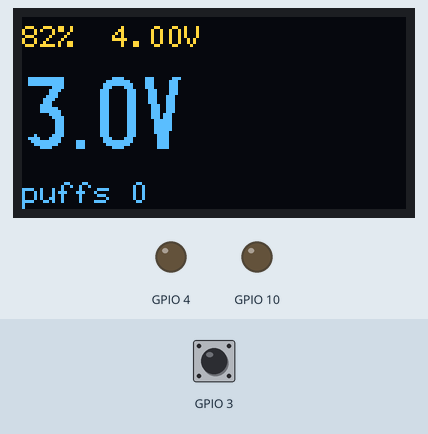
Simulated run of this program. Board: Seeed XIAO ESP32-C3. On the bench: 128×64 one-colour display, output pins drawn as LEDs (lit = HIGH). The inputs (shaded band) are chosen by the test bench; at power-on: GPIO 3 LOW. The OLED is the two-colour kind (top 16 rows yellow); storage starts empty; EEPROM starts erased; what the program prints to the serial monitor is not drawn.

Above: at 1.4 s.
1.5 s: GPIO 3 pulled HIGH for 1 s
At 3.1 s:
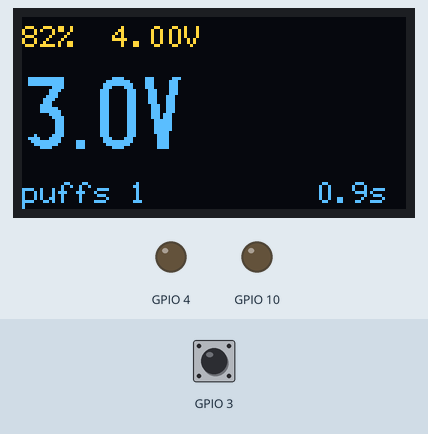
4.0 s: GPIO 3 pulled HIGH for 3.2 s
At 5.2 s:
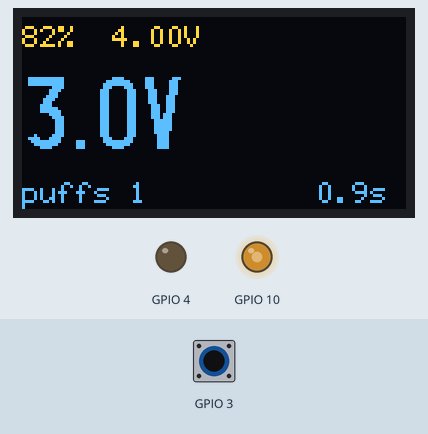
13.2 s: GPIO 3 pulsed HIGH 5 times (0.12 s each, 0.3 s apart)
At 16.7 s:
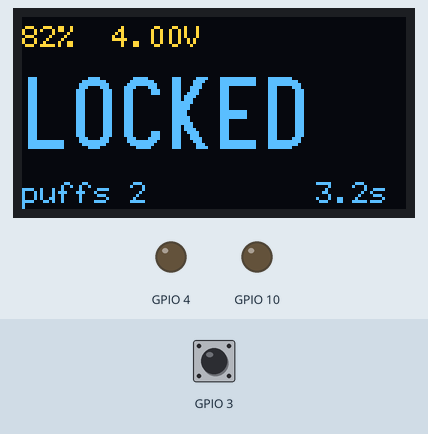
Timing chart, 0 to 17.9 s (numbered marks = the images above; inputs shaded):
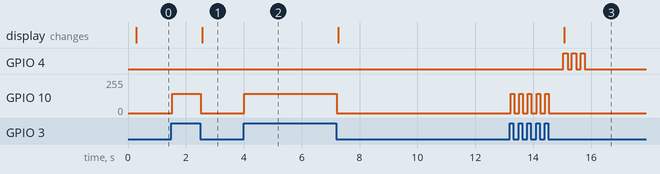

The program:

main.cpp
```cpp
// Puff — stage 1 firmware (logic prototype, USB powered, LED as coil).
//
// Loop order matters: read inputs -> safety decision -> drive output. The
// output is only ever on while Safety says firing() and nothing has stopped it
// this iteration.
#include <Arduino.h>
#include <Preferences.h>
#include <esp_task_wdt.h>

#include "Button.h"
#include "Display.h"
#include "OutputMath.h"
#include "PuffLog.h"
#include "Safety.h"
#include "StatusLed.h"
#include "config.h"
#include "hal/Hal.h"
#include "net/Ota.h"
#include "net/WifiSync.h"

using puff::FireBlock;

// Bench builds (-DPUFF_BENCH=1, env xiao_esp32c3_bench) lift the charging
// lockout so the board can fire with USB attached and serial open. Never
// flash a bench build onto a device that leaves the bench.
#ifndef PUFF_BENCH
#define PUFF_BENCH 0
#endif
static puff::SafetyConfig makeSafetyConfig() {
  puff::SafetyConfig cfg;
  cfg.allowFireWhileCharging = (PUFF_BENCH != 0);
  return cfg;
}
static puff::Safety safety(makeSafetyConfig());
static puff::Debouncer debouncer(DEBOUNCE_MS);
static puff::ClickCounter clicks(CLICK_MAX_MS, CLICK_GAP_MS);
static puff::VoltagePresets presets;
static PuffLog puffLog;
static StatusLed status;
static Display display;
static uint32_t puffCount = 0;   // cached for the screen
static uint32_t lastPuffMs = 0;
constexpr uint32_t WATCHDOG_S = 8;  // loop stalled this long = reboot (output is off after reset)
static Preferences settings;
static char deviceId[13];

// Current puff in progress.
struct ActivePuff {
  bool active = false;
  uint32_t startMs = 0;
  uint32_t startEpoch = 0;
  uint16_t targetMv = 0;
  uint16_t outputMv = 0;
  uint16_t batteryMv = 0;
} puffNow;

static puff::SafetyInputs readInputs(uint32_t now) {
  return puff::SafetyInputs{now, hal::batteryMv(), hal::charging(), hal::coilMilliOhm()};
}

// ---------------------------------------------------------------------------
// Firing

static void driveOutput(uint16_t batteryMv) {
  float duty = puff::rmsDuty(presets.currentMv(), batteryMv);
  hal::outputWrite(puff::dutyToCounts(duty, PWM_BITS));
}

static void startPuff(uint32_t now) {
  puff::SafetyInputs in = readInputs(now);
  FireBlock b = safety.requestFire(in);
  if (b != FireBlock::None) {
    hal::outputOff();
    if (b != FireBlock::AwaitingRelease) {
      Serial.printf("fire refused: %s\n", puff::fireBlockName(b));
      status.blink(b == FireBlock::Locked ? 2 : 6, 60, 60, now);
    }
    return;
  }
  puffNow.active = true;
  puffNow.startMs = now;
  puffNow.startEpoch = net::epochNow();
  puffNow.targetMv = presets.currentMv();
  puffNow.batteryMv = in.batteryMv;
  puffNow.outputMv = puff::effectiveOutputMv(puffNow.targetMv, in.batteryMv);
  driveOutput(in.batteryMv);
}

static void finishPuff(uint32_t now, FireBlock reason) {
  hal::outputOff();
  if (!puffNow.active) return;
  puffNow.active = false;

  uint32_t duration = now - puffNow.startMs;
  if (duration > safety.config().maxFireMs) duration = safety.config().maxFireMs;
  if (reason != FireBlock::None) {
    Serial.printf("fire stopped: %s after %lu ms\n", puff::fireBlockName(reason),
                  (unsigned long)duration);
  }
  if (duration < MIN_LOGGED_PUFF_MS) return;

  PuffRecord rec = {};
  rec.started_ms = puffNow.startMs;
  rec.started_epoch = puffNow.startEpoch;
  rec.duration_ms = duration;
  rec.target_mv = puffNow.targetMv;
  rec.output_mv = puffNow.outputMv;
  rec.battery_mv = puffNow.batteryMv;
  rec.end_reason = static_cast<uint8_t>(reason);
  rec.fw_version = kFwVersionPacked;
  lastPuffMs = duration;
  if (puffLog.append(rec)) {
    puffCount++;
    Serial.printf("puff #%lu %lu ms @ %u mV\n", (unsigned long)rec.id,
                  (unsigned long)duration, rec.output_mv);
  } else {
    Serial.println("ERROR: puff log write failed");
  }
}

// ---------------------------------------------------------------------------
// Clicks

static void handleClicks(uint8_t n, uint32_t now) {
  if (safety.onClicks(n)) {
    settings.putBool("locked", safety.locked());
    Serial.println(safety.locked() ? "locked" : "unlocked");
    status.blink(safety.locked() ? 3 : 1, safety.locked() ? 150 : 600, 150, now);
    return;
  }
  if (n == PRESET_CLICKS && !safety.locked()) {
    uint16_t mv = presets.next();
    settings.putUChar("preset", presets.index());
    Serial.printf("target %u mV\n", mv);
    status.blink(presets.index() + 1, 120, 180, now);
  }
}

// ---------------------------------------------------------------------------
// Serial console

static void printCsvHeader() {
  Serial.println("id,device_id,boot_id,started_ms,started_epoch,duration_ms,"
                 "target_mv,output_mv,battery_mv,end_reason,firmware_version,synced");
}

static void printCsvRow(const PuffRecord& r, void*) {
  Serial.printf("%lu,%s,%lu,%lu,%lu,%lu,%u,%u,%u,%s,%lu.%lu.%lu,%d\n",
                (unsigned long)r.id, deviceId, (unsigned long)r.boot_id,
                (unsigned long)r.started_ms, (unsigned long)r.started_epoch,
                (unsigned long)r.duration_ms, r.target_mv, r.output_mv, r.battery_mv,
                puff::fireBlockName(static_cast<FireBlock>(r.end_reason)),
                (unsigned long)(r.fw_version >> 16), (unsigned long)((r.fw_version >> 8) & 0xFF),
                (unsigned long)(r.fw_version & 0xFF), r.id <= puffLog.syncedThrough() ? 1 : 0);
}

static void printStatus() {
  Serial.printf("Puff fw %s stage %d device %s boot %lu\n", FW_VERSION_STRING, PUFF_STAGE,
                deviceId, (unsigned long)puffLog.bootId());
#if PUFF_BENCH
  Serial.println("*** BENCH BUILD: fires while USB is connected. Not for carrying. ***");
#endif
  Serial.printf("locked=%d low_v_lockout=%d firing=%d target=%u mV\n", safety.locked(),
                safety.lowVoltageLockout(), safety.firing(), presets.currentMv());
  Serial.printf("battery=%u mV charging=%d coil=%ld mOhm\n", hal::batteryMv(), hal::charging(),
                (long)hal::coilMilliOhm());
  Serial.printf("log: %lu puffs, next id %lu, synced through %lu\n",
                (unsigned long)puffLog.count(), (unsigned long)puffLog.nextId(),
                (unsigned long)puffLog.syncedThrough());
}

static void printHelp() {
  Serial.println(
      "commands:\n"
      "  status            device state\n"
      "  log               dump puff log as CSV\n"
      "  clear yes         delete all logged puffs\n"
      "  preset <0-4>      set target voltage preset\n"
      "  i2c               list devices on the I2C bus\n"
#if PUFF_STAGE == 1
      "  sim batt <mV>     simulated battery voltage\n"
      "  sim ohm <mOhm>    simulated coil resistance (-1 = sensor fault)\n"
      "  sim chg <0|1>     simulated USB charging\n"
#endif
      "  help");
}

static void handleCommand(char* line) {
  char* cmd = strtok(line, " ");
  if (!cmd) return;
  char* a1 = strtok(nullptr, " ");
  char* a2 = strtok(nullptr, " ");

  if (!strcmp(cmd, "status")) {
    printStatus();
  } else if (!strcmp(cmd, "log")) {
    printCsvHeader();
    puffLog.forEach(printCsvRow, nullptr);
    Serial.println("# end");
  } else if (!strcmp(cmd, "clear")) {
    if (a1 && !strcmp(a1, "yes")) {
      puffLog.clear();
      puffCount = 0;
      Serial.println("log cleared");
    } else {
      Serial.println("type 'clear yes' to delete all puffs");
    }
  } else if (!strcmp(cmd, "i2c")) {
    uint8_t found = 0;
    for (uint8_t addr = 0x08; addr < 0x78; addr++) {
      if (hal::i2cPresent(addr)) {
        Serial.printf("  0x%02x%s\n", addr,
                      addr == I2C_ADDR_OLED ? " (OLED)" : addr == 0x40 ? " (INA260)" : "");
        found++;
      }
      esp_task_wdt_reset();
    }
    Serial.printf("%u device(s). Display %s.\n", found, display.present() ? "in use" : "not found at boot");
  } else if (!strcmp(cmd, "preset") && a1) {
    presets.setIndex(atoi(a1));
    settings.putUChar("preset", presets.index());
    Serial.printf("target %u mV\n", presets.currentMv());
#if PUFF_STAGE == 1
  } else if (!strcmp(cmd, "sim") && a1 && a2) {
    if (!strcmp(a1, "batt")) hal::simSetBatteryMv(atoi(a2));
    else if (!strcmp(a1, "ohm")) hal::simSetCoilMilliOhm(atol(a2));
    else if (!strcmp(a1, "chg")) hal::simSetCharging(atoi(a2) != 0);
    else { printHelp(); return; }
    printStatus();
#endif
  } else {
    printHelp();
  }
}

static void pollSerial() {
  static char buf[64];
  static size_t len = 0;
  while (Serial.available()) {
    char c = Serial.read();
    if (c == '\r') continue;
    if (c == '\n') {
      buf[len] = '\0';
      handleCommand(buf);
      len = 0;
    } else if (len < sizeof(buf) - 1) {
      buf[len++] = c;
    }
  }
}

// ---------------------------------------------------------------------------

void setup() {
  hal::begin();  // output forced off first
  Serial.begin(115200);

  uint64_t mac = ESP.getEfuseMac();
  snprintf(deviceId, sizeof(deviceId), "%012llx", (unsigned long long)mac);

  settings.begin("settings", false);
  safety.setLocked(settings.getBool("locked", false));  // lock survives reboot
  presets.setIndex(settings.getUChar("preset", puff::VoltagePresets::kDefaultIndex));

  if (!puffLog.begin()) Serial.println("ERROR: LittleFS/NVS init failed, puffs will not be logged");

  // Never fire just because the button was already down at boot.
  if (hal::buttonRaw()) safety.requireRelease();

  puffCount = puffLog.count();
  display.begin();

  net::begin();
  ota::begin();

  esp_task_wdt_init(WATCHDOG_S, true);
  esp_task_wdt_add(nullptr);

  delay(200);
  printStatus();
  Serial.println("type 'help' for commands");
}

void loop() {
  const uint32_t now = millis();
  esp_task_wdt_reset();

  pollSerial();

  // 1. Button edges
  if (debouncer.update(hal::buttonRaw(), now)) {
    if (debouncer.pressed()) {
      clicks.onPress(now);
      startPuff(now);
    } else {
      clicks.onRelease(now);
      bool wasFiring = safety.firing();
      safety.onButtonReleased();
      if (wasFiring) finishPuff(now, FireBlock::None);
    }
  }

  // 2. Safety while firing / idle tracking
  if (safety.firing()) {
    puff::SafetyInputs in = readInputs(now);
    FireBlock r = safety.checkWhileFiring(in);
    if (r != FireBlock::None) {
      finishPuff(now, r);  // output off inside
      status.blink(r == FireBlock::Timeout ? 4 : 6, 80, 80, now);
    } else {
      driveOutput(in.batteryMv);  // re-compensate for sag
    }
  } else {
    hal::outputOff();  // belt and braces
    safety.updateIdle(hal::batteryMv());
  }

  // 3. Click groups (lock / preset)
  if (uint8_t n = clicks.poll(now)) handleClicks(n, now);

  status.update(now);
  if (!safety.firing()) {  // a redraw takes ~25 ms; never during a puff
    DisplayView v;
    v.targetMv = presets.currentMv();
    v.batteryMv = hal::batteryMv();
    v.puffs = puffCount;
    v.lastPuffMs = lastPuffMs;
    v.locked = safety.locked();
    v.charging = hal::charging();
    v.lowBattery = safety.lowVoltageLockout();
    v.bench = PUFF_BENCH != 0;
    display.update(now, v);
  }
  net::tick(now, safety.firing(), puffLog);
  ota::tick(now);
}
```

Display.cpp
```cpp
#include "Display.h"

#include <Arduino.h>
#include <U8g2lib.h>

#include "config.h"
#include "hal/Hal.h"

static U8G2_SSD1306_128X64_NONAME_F_HW_I2C oled(U8G2_R0, U8X8_PIN_NONE);

static uint8_t batteryPercent(uint16_t mv) {
  // Resting voltage, rough: 3.3 V (lockout) = 0%, 4.15 V = 100%.
  if (mv <= 3300) return 0;
  if (mv >= 4150) return 100;
  return uint8_t((uint32_t(mv - 3300) * 100) / 850);
}

bool Display::begin() {
  present_ = hal::i2cPresent(I2C_ADDR_OLED);
  if (!present_) return false;
  oled.setBusClock(400000);
  oled.begin();
  oled.setContrast(160);
  return true;
}

void Display::update(uint32_t nowMs, const DisplayView& v) {
  if (!present_) return;
  if (drawn_ && v == shown_) return;
  if (drawn_ && nowMs - lastDrawMs_ < 250) return;  // at most 4 redraws a second
  draw(v);
  shown_ = v;
  drawn_ = true;
  lastDrawMs_ = nowMs;
}

void Display::draw(const DisplayView& v) {
  char buf[24];
  oled.clearBuffer();

  // Top row: battery
  oled.setFont(u8g2_font_6x12_tf);
  snprintf(buf, sizeof(buf), "%u%%  %u.%02uV", batteryPercent(v.batteryMv), v.batteryMv / 1000,
           (v.batteryMv % 1000) / 10);
  oled.drawStr(0, 10, buf);
  if (v.charging) oled.drawStr(104, 10, "CHG");
  else if (v.lowBattery) oled.drawStr(104, 10, "LOW");

  // Middle: target voltage, or the lock
  oled.setFont(u8g2_font_logisoso24_tf);
  if (v.locked) {
    oled.drawStr(0, 44, "LOCKED");
  } else {
    snprintf(buf, sizeof(buf), "%u.%uV", v.targetMv / 1000, (v.targetMv % 1000) / 100);
    oled.drawStr(0, 44, buf);
  }

  // Bottom row: puff count and the last puff's length
  oled.setFont(u8g2_font_6x12_tf);
  snprintf(buf, sizeof(buf), "puffs %lu", (unsigned long)v.puffs);
  oled.drawStr(0, 62, buf);
  if (v.bench) {
    oled.drawStr(92, 62, "BENCH");
  } else if (v.lastPuffMs) {
    snprintf(buf, sizeof(buf), "%lu.%lus", (unsigned long)(v.lastPuffMs / 1000),
             (unsigned long)((v.lastPuffMs % 1000) / 100));
    oled.drawStr(98, 62, buf);
  }
  oled.sendBuffer();
}
```

Display.h
```cpp
// OLED status screen (SSD1306 128x64 on I2C). Optional: if no display answers
// at boot, every call here does nothing.
//
// A full redraw takes about 25 ms on the I2C bus, so main never calls update()
// while firing. The screen simply keeps its last frame during a puff.
#pragma once
#include <stdint.h>

struct DisplayView {
  uint16_t targetMv = 0;
  uint16_t batteryMv = 0;
  uint32_t puffs = 0;
  uint32_t lastPuffMs = 0;
  bool locked = false;
  bool charging = false;
  bool lowBattery = false;
  bool bench = false;

  bool operator==(const DisplayView& o) const {
    return targetMv == o.targetMv && batteryMv / 20 == o.batteryMv / 20 && puffs == o.puffs &&
           lastPuffMs == o.lastPuffMs && locked == o.locked && charging == o.charging &&
           lowBattery == o.lowBattery && bench == o.bench;
  }
};

class Display {
 public:
  bool begin();                       // false = no display found
  bool present() const { return present_; }
  void update(uint32_t nowMs, const DisplayView& v);  // redraws only on change

 private:
  void draw(const DisplayView& v);
  bool present_ = false;
  bool drawn_ = false;
  uint32_t lastDrawMs_ = 0;
  DisplayView shown_;
};
```

PuffLog.cpp
```cpp
#include "PuffLog.h"

#include <LittleFS.h>

static const char* kLogPath = "/puffs.bin";
static const char* kOldPath = "/puffs.old.bin";

static size_t fileSize(const char* path) {
  if (!LittleFS.exists(path)) return 0;
  File f = LittleFS.open(path, "r");
  if (!f) return 0;
  size_t s = f.size();
  f.close();
  return s;
}

bool PuffLog::begin() {
  if (!LittleFS.begin(/*formatOnFail=*/true)) return false;
  if (!prefs_.begin("pufflog", /*readOnly=*/false)) return false;
  nextId_ = prefs_.getUInt("next_id", 1);
  bootId_ = prefs_.getUInt("boot_id", 0) + 1;
  prefs_.putUInt("boot_id", bootId_);
  syncedThrough_ = prefs_.getUInt("synced", 0);
  ready_ = true;
  return true;
}

void PuffLog::rotateIfNeeded() {
  if (fileSize(kLogPath) + sizeof(PuffRecord) <= kMaxFileBytes) return;
  if (LittleFS.exists(kOldPath)) LittleFS.remove(kOldPath);
  LittleFS.rename(kLogPath, kOldPath);
}

bool PuffLog::append(PuffRecord& rec) {
  if (!ready_) return false;
  rec.magic = kPuffMagic;
  rec.id = nextId_;
  rec.boot_id = bootId_;

  rotateIfNeeded();
  File f = LittleFS.open(kLogPath, FILE_APPEND);
  if (!f) return false;
  size_t written = f.write(reinterpret_cast<const uint8_t*>(&rec), sizeof(rec));
  f.close();
  if (written != sizeof(rec)) return false;

  nextId_++;
  prefs_.putUInt("next_id", nextId_);
  return true;
}

static void visitFile(const char* path, PuffLog::Visitor fn, void* ctx) {
  if (!LittleFS.exists(path)) return;
  File f = LittleFS.open(path, "r");
  if (!f) return;
  PuffRecord rec;
  while (f.read(reinterpret_cast<uint8_t*>(&rec), sizeof(rec)) == sizeof(rec)) {
    if (rec.magic == kPuffMagic) fn(rec, ctx);
  }
  f.close();
}

void PuffLog::forEach(Visitor fn, void* ctx) const {
  if (!ready_) return;
  visitFile(kOldPath, fn, ctx);
  visitFile(kLogPath, fn, ctx);
}

uint32_t PuffLog::count() const {
  if (!ready_) return 0;
  return (fileSize(kOldPath) + fileSize(kLogPath)) / sizeof(PuffRecord);
}

void PuffLog::clear() {
  if (!ready_) return;
  LittleFS.remove(kOldPath);
  LittleFS.remove(kLogPath);
}

void PuffLog::markSyncedThrough(uint32_t id) {
  syncedThrough_ = id;
  prefs_.putUInt("synced", id);
}
```

StatusLed.h
```cpp
// Non-blocking blink patterns on the status LED (never on the coil output).
#pragma once
#include <stdint.h>

#include "hal/Hal.h"

class StatusLed {
 public:
  void blink(uint8_t times, uint16_t onMs, uint16_t offMs, uint32_t nowMs) {
    remaining_ = times;
    onMs_ = onMs;
    offMs_ = offMs;
    on_ = false;
    nextMs_ = nowMs;
  }

  void update(uint32_t nowMs) {
    if (!remaining_ && !on_) return;
    if (int32_t(nowMs - nextMs_) < 0) return;
    if (on_) {
      on_ = false;
      hal::statusLed(false);
      nextMs_ = nowMs + offMs_;
    } else if (remaining_) {
      remaining_--;
      on_ = true;
      hal::statusLed(true);
      nextMs_ = nowMs + onMs_;
    }
  }

  bool busy() const { return remaining_ || on_; }

 private:
  uint8_t remaining_ = 0;
  uint16_t onMs_ = 0, offMs_ = 0;
  bool on_ = false;
  uint32_t nextMs_ = 0;
};
```

Ota.h
```cpp
// Stage 6 stub: OTA firmware updates via the Gateway's /firmware/latest.
//
// Planned behaviour:
//  - After a sync, GET /firmware/latest -> { version, url, sha256 }.
//  - If newer: signal on the status LED; install only if the user holds the
//    button 3 s AND idle (not firing, not charging, battery > ~50%).
//  - Stream into the spare OTA partition (partitions_ota.csv), verify SHA-256,
//    set boot partition, reboot.
//  - On first boot of a new image, run selfCheck(); mark valid or roll back.
//    NOTE: true pending-verify rollback needs CONFIG_BOOTLOADER_APP_ROLLBACK_ENABLE,
//    which the stock Arduino build does not enable. See README "OTA notes".
#pragma once
#include <stdint.h>

namespace ota {

struct SelfCheck {
  bool button = false;   // pin reads, not stuck low
  bool pwm = false;      // LEDC channel configured
  bool sensor = false;   // INA260 responds (stage 2+)
  bool logReadable = false;
  bool passed() const { return button && pwm && sensor && logReadable; }
};

inline void begin() {}
inline void tick(uint32_t /*nowMs*/) {}

}  // namespace ota
```

Source omitted: PuffLog.h (2351 bytes), WifiSync.h (751 bytes), config.h (2051 bytes), Hal.h (1003 bytes), Hal_stage1.cpp (1814 bytes)

Measured:
- after the input at 1.5 s, GPIO 10: 0/255 → 143/255 at once, → 0/255 1.0 s later; the display: changes after 1.1 s (image 1)
- after the input at 4.0 s, GPIO 10: 0/255 → 143/255 at once, → 0/255 3.2 s later
- after the input at 13.2 s, GPIO 4: alternates HIGH for 0.15 s and LOW for 0.15 s, 6 changes in all, then stays LOW, starting after 1.8 s; GPIO 10: alternates 143/255 for 0.12 s and 0/255 for 0.18 s, 10 changes in all, then stays 0/255, starting at once; the display: changes after 1.9 s (image 3)
